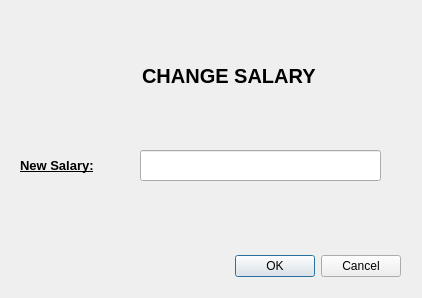
<?xml version="1.0" encoding="UTF-8"?>
<ui version="4.0">
 <class>ChangeSalary</class>
 <widget class="QDialog" name="ChangeSalary">
  <property name="geometry">
   <rect>
    <x>0</x>
    <y>0</y>
    <width>422</width>
    <height>298</height>
   </rect>
  </property>
  <property name="windowTitle">
   <string>Dialog</string>
  </property>
  <widget class="QDialogButtonBox" name="buttonBox">
   <property name="geometry">
    <rect>
     <x>60</x>
     <y>250</y>
     <width>341</width>
     <height>32</height>
    </rect>
   </property>
   <property name="orientation">
    <enum>Qt::Horizontal</enum>
   </property>
   <property name="standardButtons">
    <set>QDialogButtonBox::Cancel|QDialogButtonBox::Ok</set>
   </property>
  </widget>
  <widget class="QLineEdit" name="line_salary">
   <property name="geometry">
    <rect>
     <x>140</x>
     <y>150</y>
     <width>241</width>
     <height>31</height>
    </rect>
   </property>
   <property name="font">
    <font>
     <pointsize>10</pointsize>
    </font>
   </property>
   <property name="echoMode">
    <enum>QLineEdit::Normal</enum>
   </property>
   <property name="alignment">
    <set>Qt::AlignCenter</set>
   </property>
  </widget>
  <widget class="QLineEdit" name="title">
   <property name="geometry">
    <rect>
     <x>100</x>
     <y>50</y>
     <width>261</width>
     <height>51</height>
    </rect>
   </property>
   <property name="font">
    <font>
     <pointsize>15</pointsize>
     <weight>75</weight>
     <bold>true</bold>
    </font>
   </property>
   <property name="styleSheet">
    <string notr="true">background-color: transparent;
border:transparent;</string>
   </property>
   <property name="text">
    <string>CHANGE SALARY</string>
   </property>
   <property name="alignment">
    <set>Qt::AlignCenter</set>
   </property>
  </widget>
  <widget class="QLabel" name="label_salary">
   <property name="geometry">
    <rect>
     <x>20</x>
     <y>150</y>
     <width>91</width>
     <height>31</height>
    </rect>
   </property>
   <property name="font">
    <font>
     <pointsize>10</pointsize>
     <weight>75</weight>
     <italic>false</italic>
     <bold>true</bold>
     <underline>true</underline>
    </font>
   </property>
   <property name="text">
    <string>New Salary:</string>
   </property>
  </widget>
 </widget>
 <resources>
  <include location="../resources.qrc"/>
 </resources>
 <connections>
  <connection>
   <sender>buttonBox</sender>
   <signal>accepted()</signal>
   <receiver>ChangeSalary</receiver>
   <slot>accept()</slot>
   <hints>
    <hint type="sourcelabel">
     <x>248</x>
     <y>254</y>
    </hint>
    <hint type="destinationlabel">
     <x>157</x>
     <y>274</y>
    </hint>
   </hints>
  </connection>
  <connection>
   <sender>buttonBox</sender>
   <signal>rejected()</signal>
   <receiver>ChangeSalary</receiver>
   <slot>reject()</slot>
   <hints>
    <hint type="sourcelabel">
     <x>316</x>
     <y>260</y>
    </hint>
    <hint type="destinationlabel">
     <x>286</x>
     <y>274</y>
    </hint>
   </hints>
  </connection>
 </connections>
</ui>
